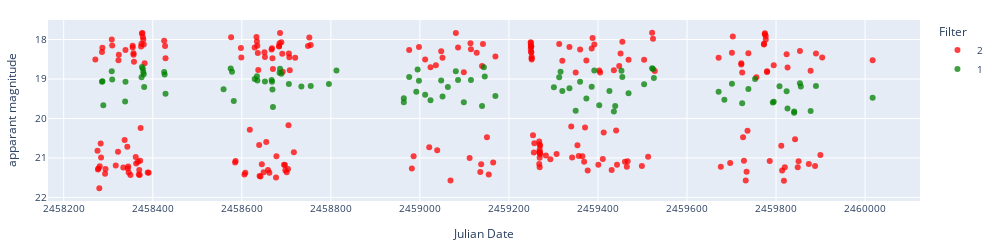

Notebook code cell kept with this figure:
### Code cell
objects = objects
representation = X_multihead_1


for object in objects:
    try:
        lc_lasair = load_lasair_lc(object, path=f'../lightcurves_dataset/lasair_{date}')
    except:
        # Create a folder within path for LCs if one does not exist
        if not os.path.exists(f'../lightcurves_dataset/lasair_non_dataset/cache'):
            os.makedirs(f'../lightcurves_dataset/lasair_non_dataset/cache')
        print('Not in dataset')
        download_lasair_lc([object], folderpath=f'../lightcurves_dataset/lasair_non_dataset', cache=f'../lightcurves_dataset/lasair_non_dataset/cache')
        lc_lasair = load_lasair_lc(object, path=f'../lightcurves_dataset/lasair_non_dataset')

    lc_lasair_appmag = lasair_clean(lc_lasair, limit=25, magerrlim=1)

    # print('Lasair difference magnitude')
    # display_lightcurve(lc_lasair,x='jd',y='magpsf',errorCol=errCollasair1)
    print('Lasair apparent magnitude')
    display_lightcurve(lc_lasair_appmag,x='jd',y='dc_mag',errorCol=errCollasair2)


import seaborn as sns

# Plot the light curve for img_array using seaborn
plt.figure(figsize=(15, 3))
plt.gca().invert_yaxis()
sns.scatterplot(y=representation.reshape(-1), x=np.linspace(0, representation.shape[-2], representation.shape[-2]), s=20, hue=heatmap, palette="viridis", legend=False)
norm = plt.Normalize(heatmap.min(), heatmap.max())
# norm = plt.Normalize(0, 1)
sm = plt.cm.ScalarMappable(cmap="viridis", norm=norm)
sm.set_array([])

# Remove the legend and add a colorbar
# plt.gca().get_legend().remove()
plt.colorbar(sm)

### Figure 1 — Plotly figure (JSON) as saved in the notebook; plotly's stock layout.template omitted (floating-point values rounded to 4 significant figures; data arrays with more than 128 entries replaced by an {"elided": "..."} marker saying what was removed)
{"data": [{"hovertemplate": "Filter=2<br>Julian Date=%{x}<br>apparant magnitude=%{y}<extra></extra>", "legendgroup": "2", "marker": {"color": "red", "opacity": 0.75, "symbol": "circle"}, "mode": "markers", "name": "2", "orientation": "v", "showlegend": true, "type": "scatter", "x": {"elided": "239 float values"}, "xaxis": "x", "y": {"elided": "239 float values"}, "yaxis": "y"}, {"hovertemplate": "Filter=1<br>Julian Date=%{x}<br>apparant magnitude=%{y}<extra></extra>", "legendgroup": "1", "marker": {"color": "green", "opacity": 0.75, "symbol": "circle"}, "mode": "markers", "name": "1", "orientation": "v", "showlegend": true, "type": "scatter", "x": [2458000.0, 2458000.0, 2458000.0, 2458000.0, 2458000.0, 2458000.0, 2458000.0, 2458000.0, 2458000.0, 2458000.0, 2458000.0, 2458000.0, 2458000.0, 2458000.0, 2458000.0, 2458000.0, 2459000.0, 2459000.0, 2459000.0, 2459000.0, 2459000.0, 2459000.0, 2459000.0, 2459000.0, 2459000.0, 2459000.0, 2459000.0, 2459000.0, 2459000.0, 2459000.0, 2459000.0, 2459000.0, 2459000.0, 2459000.0, 2459000.0, 2459000.0, 2459000.0, 2459000.0, 2459000.0, 2459000.0, 2459000.0, 2459000.0, 2459000.0, 2459000.0, 2459000.0, 2459000.0, 2459000.0, 2459000.0, 2459000.0, 2459000.0, 2459000.0, 2459000.0, 2459000.0, 2459000.0, 2459000.0, 2459000.0, 2459000.0, 2459000.0, 2459000.0, 2459000.0, 2459000.0, 2459000.0, 2459000.0, 2459000.0, 2459000.0, 2459000.0, 2459000.0, 2459000.0, 2459000.0, 2459000.0, 2459000.0, 2459000.0, 2460000.0, 2460000.0, 2460000.0, 2460000.0, 2460000.0, 2460000.0, 2460000.0, 2460000.0, 2460000.0, 2460000.0, 2460000.0, 2460000.0, 2460000.0, 2460000.0, 2460000.0, 2460000.0, 2460000.0, 2460000.0, 2460000.0, 2460000.0, 2460000.0, 2460000.0], "xaxis": "x", "y": [19.07, 19.05, 19.66, 18.8, 19.01, 19.57, 19.07, 18.96, 18.7, 18.74, 18.83, 18.88, 19.2, 18.82, 18.89, 19.37, 19.26, 18.74, 18.82, 19.56, 19.0, 18.93, 19.04, 19.07, 19.03, 19.07, 19.26, 19.71, 18.84, 18.74, 18.87, 19.13, 19.19, 19.18, 19.13, 18.79, 19.49, 19.59, 18.95, 19.32, 18.76, 19.05, 19.4, 19.54, 19.04, 19.44, 19.21, 18.81, 19.02, 19.59, 19.02, 19.68, 18.7, 18.94, 19.43, 19.21, 18.96, 18.82, 19.31, 19.23, 19.81, 19.07, 19.49, 19.2, 18.79, 19.66, 19.3, 19.83, 19.69, 18.79, 18.95, 19.36, 19.14, 18.73, 18.75, 18.98, 19.32, 19.52, 19.12, 19.61, 19.25, 19.0, 19.59, 19.58, 19.19, 19.31, 19.75, 19.85, 19.82, 19.11, 19.19, 19.81, 19.18, 19.47], "yaxis": "y"}], "layout": {"font": {"size": 10}, "height": 250, "legend": {"title": {"text": "Filter"}, "tracegroupgap": 0}, "margin": {"b": 20, "l": 20, "r": 20, "t": 20}, "width": 1000, "xaxis": {"anchor": "y", "domain": [0, 1], "tickformat": "float", "title": {"text": "Julian Date"}}, "yaxis": {"anchor": "x", "autorange": "reversed", "domain": [0, 1], "title": {"text": "apparant magnitude"}}}}
